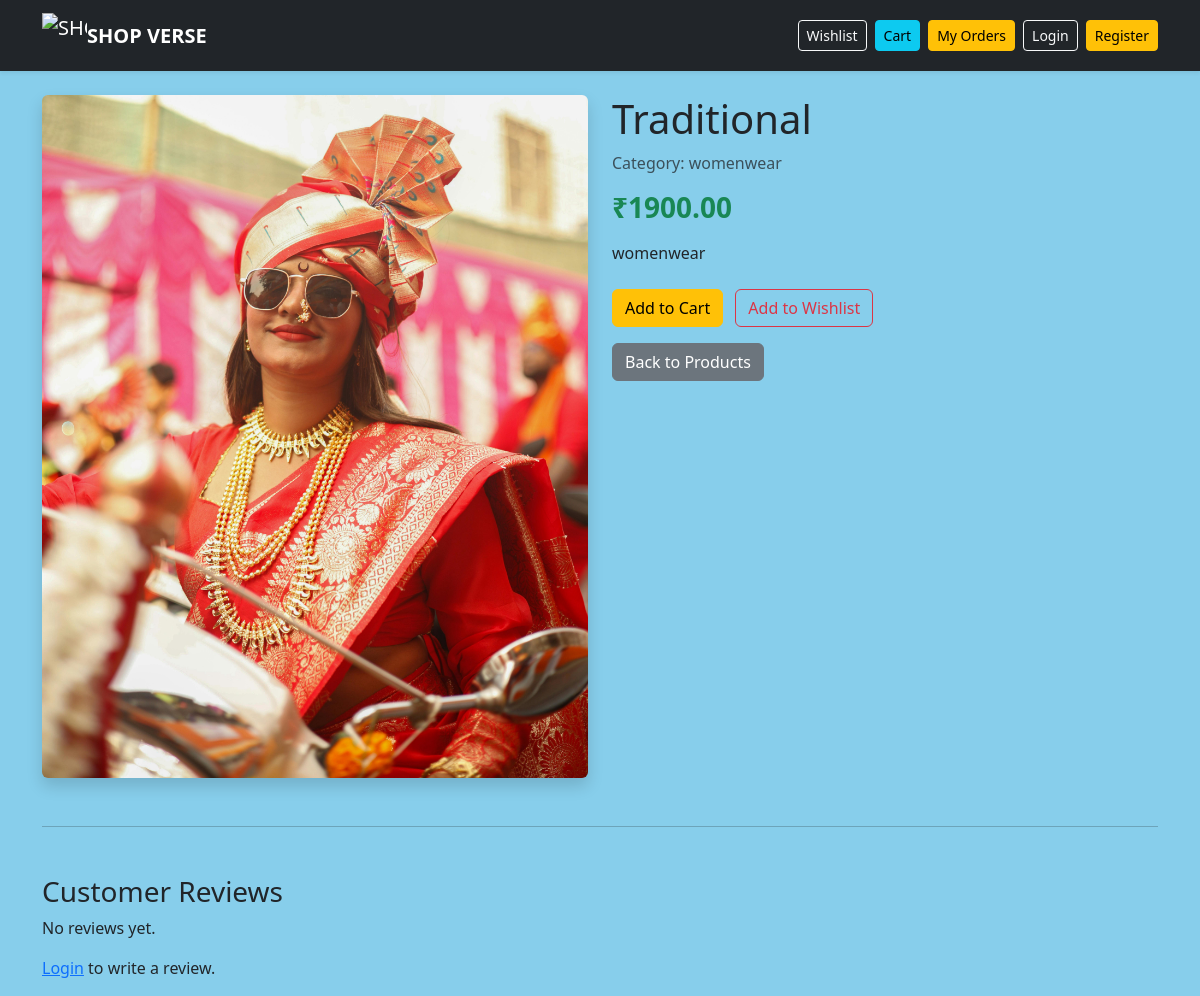
The app's page /products/traditional/ with its own data.
### products/models.py (models this page shows, shortened)
class Product(models.Model):
    category = models.ForeignKey(Category, on_delete=models.CASCADE)
    name = models.CharField(max_length=200)
    slug = models.SlugField(unique=True)
    description = models.TextField()
    price = models.DecimalField(max_digits=10, decimal_places=2)
    image = models.ImageField(upload_to='products/')
    stock = models.PositiveIntegerField(default=0)
    available = models.BooleanField(default=True)
    created_at = models.DateTimeField(auto_now_add=True)

class Category(models.Model):
    name = models.CharField(max_length=100)
    slug = models.SlugField(unique=True)

### products/views.py (the view)
# urls.py: path('products/<slug:slug>/', product_detail, name='product_detail'),
def product_detail(request, slug):
    product = get_object_or_404(
        Product,
        slug=slug,
        available=True
    )
    form = ReviewForm()
    return render(request, 'products/product_detail.html', {
        'product': product,
        'form': form,
    })

### templates/products/product_detail.html
{% extends 'base.html' %}
{% block content %}
<div class="row">
    <div class="col-md-6">
        <img src="{{ product.image.url }}"
             class="img-fluid rounded shadow"
             alt="{{ product.name }}">
    </div>
    <div class="col-md-6">
        <h1>{{ product.name }}</h1>
        <p class="text-muted">
            Category: {{ product.category.name }}
        </p>
        <h3 class="text-success fw-bold">
            ₹{{ product.price }}
        </h3>
        <p class="mt-3">
            {{ product.description }}
        </p>
        <div class="mt-4">
            <a href="{% url 'add_to_cart' product.id %}"
               class="btn btn-warning">
                Add to Cart
            </a>
            <a href="{% url 'add_to_wishlist' product.id %}"
               class="btn btn-outline-danger ms-2">
                Add to Wishlist
            </a>
        </div>
        <div class="mt-3">
            <a href="/" class="btn btn-secondary">
                Back to Products
            </a>
        </div>
    </div>
</div>
<hr class="my-5">
<h3>Customer Reviews</h3>
{% for review in product.reviews.all %}
<div class="card mb-3">
    <div class="card-body">
        <strong>{{ review.user.username }}</strong>
        <span class="text-warning">
            {{ review.rating }}/5 ⭐
        </span>
        <p class="mt-2">
            {{ review.comment }}
        </p>
        <small class="text-muted">
            {{ review.created_at|date:"d M Y" }}
        </small>
    </div>
</div>
{% empty %}
<p>No reviews yet.</p>
{% endfor %}
{% if user.is_authenticated %}
<hr>
<h4>Write a Review</h4>
<form method="post"
      action="{% url 'add_review' product.id %}">
    {% csrf_token %}
    {{ form.as_p }}
    <button type="submit"
            class="btn btn-success">
        Submit Review
    </button>
</form>
{% else %}
<p>
    <a href="{% url 'login' %}">Login</a>
    to write a review.
</p>
{% endif %}
{% endblock %}

### templates/base.html (style rules this page uses)
body { background-color: #e6f2ff !important; min-height: 100vh; }

### records on screen
Product: image (picture), name "Traditional", category.name "womenwear", price "1900.00", description "womenwear"
